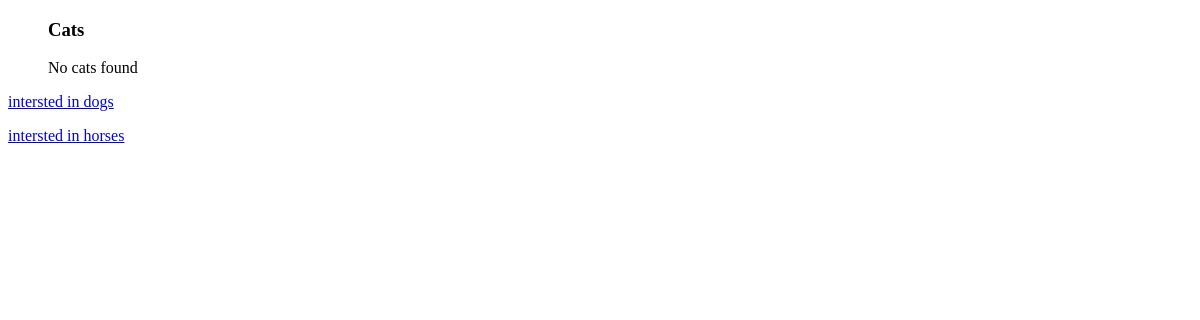
/animal/, run on an earlier commit of the app's database.
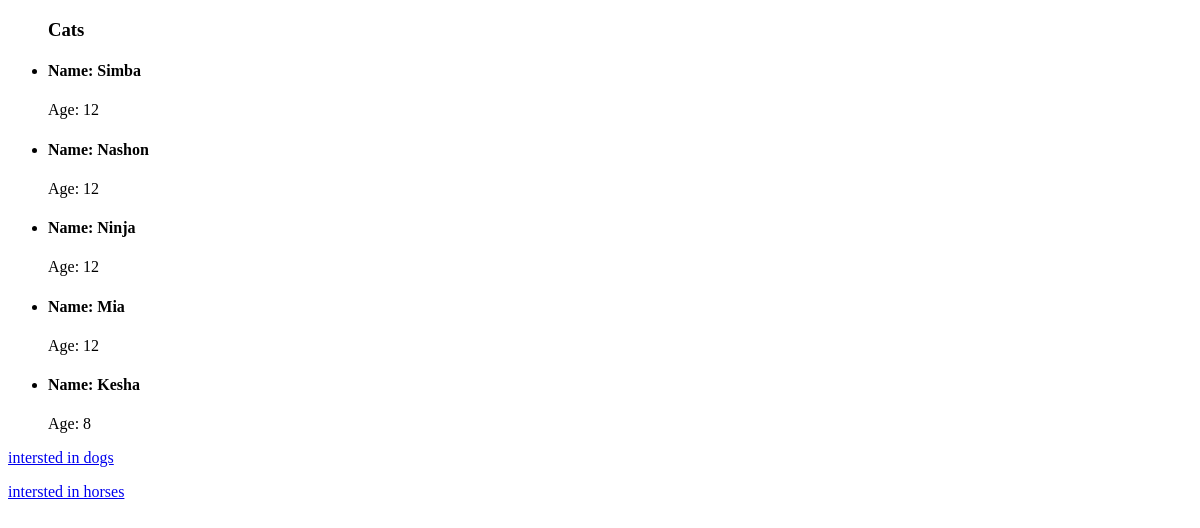
And on a later commit of the database.
### animal/models.py (models this page shows, shortened)
class Cat(m.Model):
    Name = m.CharField(max_length=255)
    age = m.IntegerField(default=12)

### animal/views.py (the view)
# urls.py: path("", views.CatListView.as_view(), name = "cats"),
class CatListView(View):
    model = Cat
    def get(self, request):
        model_name = self.model._meta.verbose_name.lower()
        list_objects = self.model.objects.all()
        context = {
            f"{model_name}s": list_objects,
        }
        return render(request, f'animal/{model_name}.html' ,context)

### animal/templates/animal/cat.html (shortened to what this page needs)
<!DOCTYPE html>
<html lang="en">
<head>
</head>
<body>
    <ul>
        <h3>Cats</h3>
        {% if cats %}
        {% for cat in cats %}
        <li>
            <h4>Name: {{cat.Name}}</h4>
            <p>Age: {{cat.age}}</p>
        </li>
        {% endfor %}
        {% else %}
        <p>
            No cats found
        </p>
        {% endif %}
    </ul>
    <p>
        <a href="{% url 'animal:dogs' %}">intersted in dogs</a>
       </p> <p><a href="{% url 'animal:horses' %}">intersted in horses</a>
    </p>
</body>
</html>

What changed in the data, as far as the page shows it:
added Cat: Name "Simba", age "12"
added Cat: Name "Nashon", age "12"
added Cat: Name "Ninja", age "12"
added Cat: Name "Mia", age "12"
added Cat: Name "Kesha", age "8"
Also different on the page:
text no longer shown: "No cats found"
